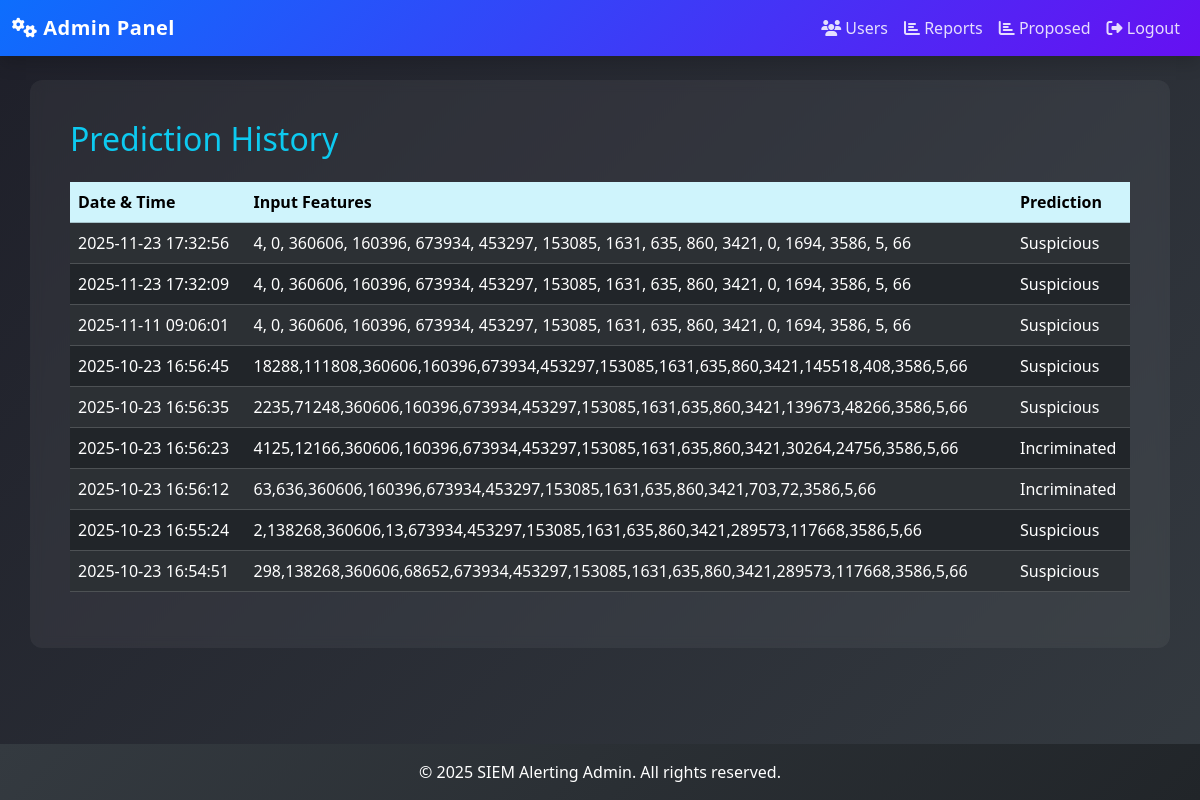
The app's page /Admins/reports/ with its own data.
### Users/models.py (models this page shows, shortened)
class PredictionLog(models.Model):
    user = models.ForeignKey(User, on_delete=models.CASCADE, null=True, blank=True)
    session_key = models.CharField(max_length=40, blank=True, null=True)
    user_input = models.TextField()
    predicted_result = models.CharField(max_length=50)
    created_at = models.DateTimeField(auto_now_add=True)

### Admins/views.py (the view)
# urls.py: path('reports/', reports, name='reports'),
def reports(request):
    logs = PredictionLog.objects.filter().order_by('-created_at')
    return render(request, "Admin/reports.html", {"logs": logs})

### templates/admin/reports.html (shortened to what this page needs)
{% extends 'admin/adminbase.html' %}
{% block content %}
<h2 class="text-info mb-4">Prediction History</h2>
{% if logs %}
    <div class="table-responsive">
      <table class="table table-striped table-hover table-dark align-middle">
          <thead class="table-info">
              <tr>
                  <th>Date & Time</th>
                  <th>Input Features</th>
                  <th>Prediction</th>
              </tr>
          </thead>
          <tbody>
              {% for log in logs %}
              <tr>
                  <td>{{ log.created_at|date:"Y-m-d H:i:s" }}</td>
                  <td>{{ log.user_input }}</td>
                  <td>{{ log.predicted_result }}</td>
              </tr>
              {% endfor %}
          </tbody>
      </table>
    </div>
{% else %}
    <p class="text-light">No prediction history found.</p>
{% endif %}
{% endblock %}

### templates/admin/adminbase.html (shortened to what this page needs)
<!DOCTYPE html>
{% load static %}
<html lang="en">
<head>
  <link href="https://cdn.jsdelivr.net/npm/bootstrap@5.3.2/dist/css/bootstrap.min.css" rel="stylesheet">
  <link href="https://cdnjs.cloudflare.com/ajax/libs/font-awesome/6.4.0/css/all.min.css" rel="stylesheet">
</head>
<body class="d-flex flex-column min-vh-100">
  <nav class="navbar navbar-expand-lg navbar-dark shadow">
    <div class="container-fluid">
      <a class="navbar-brand fw-bold" href="{% url 'adminhome' %}"><i class="fas fa-cogs"></i> Admin Panel</a>
      <div class="collapse navbar-collapse" id="adminNavbar">
        <ul class="navbar-nav ms-auto">
          <li class="nav-item"><a class="nav-link" href="{% url 'adminhome' %}"><i class="fas fa-users"></i> Users</a></li>
          <li class="nav-item"><a class="nav-link" href="{% url 'reports' %}"><i class="fas fa-chart-bar"></i> Reports</a></li>
          <li class="nav-item"><a class="nav-link" href="{% url 'adminproposed' %}"><i class="fas fa-chart-bar"></i> Proposed</a></li>
          <li class="nav-item">
            <form action="{% url 'user_logout' %}" method="post" class="d-inline">
              <button type="submit" class="btn btn-link nav-link text-danger">
                <i class="fas fa-sign-out-alt"></i> Logout
              </button>
            </form>
          </li>
        </ul>
      </div>
    </div>
  </nav>
  <main class="flex-grow-1 py-4">
    <div class="container">
      {% block content %}{% endblock %}
    </div>
  </main>
  <footer class="bg-dark text-white text-center py-3 mt-auto">
    <p class="mb-0">&copy; 2025 SIEM Alerting Admin. All rights reserved.</p>
  </footer>
</body>
</html>

### templates/admin/adminbase.html (style rules this page uses)
body { background: linear-gradient(135deg, #1e1f29, #343a40); color: #f8f9fa; }
.navbar { background: linear-gradient(135deg, #0d6efd, #6610f2); box-shadow: 0 4px 10px rgba(0, 0, 0, 0.3); }
.navbar-brand { font-weight: 600; letter-spacing: 0.5px; }
.nav-link { color: rgba(255, 255, 255, 0.85) !important; transition: color 0.3s ease; }
footer { background: linear-gradient(135deg, #343a40, #212529); }
main .container { background: rgba(255, 255, 255, 0.05); backdrop-filter: blur(6px); border-radius: 12px; padding: 40px; }

### records on screen
PredictionLog: created_at "2025-11-23 17:32:56", user_input "4, 0, 360606, 160396, 673934, 453297, 153085, 1631, 635, 860, 3421, 0, 1694, 3586, 5, 66", predicted_result "Suspicious"
PredictionLog: created_at "2025-11-23 17:32:09", user_input "4, 0, 360606, 160396, 673934, 453297, 153085, 1631, 635, 860, 3421, 0, 1694, 3586, 5, 66", predicted_result "Suspicious"
PredictionLog: created_at "2025-11-11 09:06:01", user_input "4, 0, 360606, 160396, 673934, 453297, 153085, 1631, 635, 860, 3421, 0, 1694, 3586, 5, 66", predicted_result "Suspicious"
PredictionLog: created_at "2025-10-23 16:56:45", user_input "18288,111808,360606,160396,673934,453297,153085,1631,635,860,3421,145518,408,3586,5,66", predicted_result "Suspicious"
PredictionLog: created_at "2025-10-23 16:56:35", user_input "2235,71248,360606,160396,673934,453297,153085,1631,635,860,3421,139673,48266,3586,5,66", predicted_result "Suspicious"
PredictionLog: created_at "2025-10-23 16:56:23", user_input "4125,12166,360606,160396,673934,453297,153085,1631,635,860,3421,30264,24756,3586,5,66", predicted_result "Incriminated"
PredictionLog: created_at "2025-10-23 16:56:12", user_input "63,636,360606,160396,673934,453297,153085,1631,635,860,3421,703,72,3586,5,66", predicted_result "Incriminated"
PredictionLog: created_at "2025-10-23 16:55:24", user_input "2,138268,360606,13,673934,453297,153085,1631,635,860,3421,289573,117668,3586,5,66", predicted_result "Suspicious"
PredictionLog: created_at "2025-10-23 16:54:51", user_input "298,138268,360606,68652,673934,453297,153085,1631,635,860,3421,289573,117668,3586,5,66", predicted_result "Suspicious"
